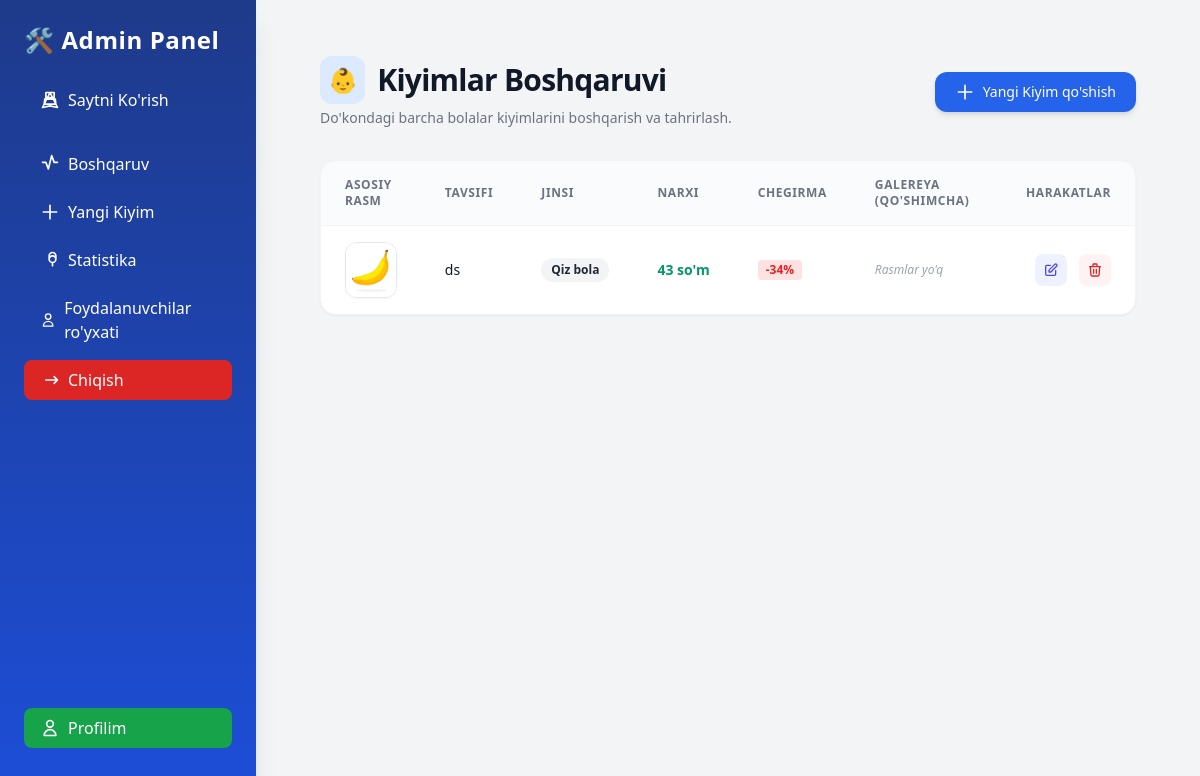
Page /admin-panel/ (signed in) on the committed database.
### base/models.py (models this page shows, shortened)
class Main_Kiyim(models.Model):
    YOSH_CHOICES = [
        ('1', '1 oylik'),
        ('2', '2 oylik'),
        ('3', '3 oylik'),
        ('4', '4 oylik'),
        ('5', '5 oylik'),
        ('6', '6 oylik'),
        ('7', '7 oylik'),
        ('8', '8 oylik'),
        ('9', '9 oylik'),
        ('9', '9 oylik'),
        ('10', '10 oylik'),             # ✅ Qo‘shildi
        ('11', '11 oylik'),             # ✅ Qo‘shildi
        ('12', '12 oylik'),             # ✅ Qo‘shildi
        ('13', '1 yosh'),               # ✅
        ('14', '2 yosh'),               # ✅
        ('15', '3 yosh'),
        ('16', '4 yosh'),
    ]
    yoshi = models.CharField(
        max_length=2,
        choices=YOSH_CHOICES,
        blank=True,
        null=True,
        verbose_name="Bolalar yoshi"
    )
    GENDER_CHOICES = [
        ('qiz', 'Qiz bola'),
        ('ogil', 'O‘g‘il bola'),
    ]
    jinsi = models.CharField(
        max_length=5,
        choices=GENDER_CHOICES,
        default='qiz',
        verbose_name="Jinsi",
        help_text="Qiz bola yoki o‘g‘il bola uchun"
    )
    BALAND_CHOICES = [
    ('40', '40 sm'),
    ('45', '45 sm'),
    ('50', '50 sm'),
    ('55', '55 sm'),
    ('60', '60 sm'),
    ('65', '65 sm'),
    ('70', '70 sm'),
]
    KG_CHOICES = [
    ('2', '2 kg'),
    ('2.5', '2.5 kg'),
    ('3', '3 kg'),
    ('3.5', '3.5 kg'),
    ('4', '4 kg'),
    ('4.5', '4.5 kg'),
    ('5', '5 kg'),
    ]
    pre_balandligi = models.CharField("PRE balandligi", max_length=50,     choices=BALAND_CHOICES, blank=True, null=True)
    pre_kilogrami = models.CharField("PRE kilogrami", max_length=50, choices=KG_CHOICES,    blank=True, null=True)
    nb_balandligi = models.CharField("NB balandligi", max_length=50, choices=BALAND_CHOICES,    blank=True, null=True)
    nb_kilogrami = models.CharField("NB kilogrami", max_length=50, choices=KG_CHOICES,  blank=True, null=True)
    m3_balandligi = models.CharField("3M balandligi", max_length=50, choices=BALAND_CHOICES,    blank=True, null=True)
    m3_kilogrami = models.CharField("3M kilogrami", max_length=50, choices=KG_CHOICES,  blank=True, null=True)
    m6_balandligi = models.CharField("6M balandligi", max_length=50, choices=BALAND_CHOICES,    blank=True, null=True)
    m6_kilogrami = models.CharField("6M kilogrami", max_length=50, choices=KG_CHOICES,  blank=True, null=True)
    m9_balandligi = models.CharField("9M balandligi", max_length=50, choices=BALAND_CHOICES,    blank=True, null=True)
    m9_kilogrami = models.CharField("9M kilogrami", max_length=50, choices=KG_CHOICES,  blank=True, null=True)
    main_img = models.ImageField(upload_to='kiyimlar/', blank=True, null=True)
    birinchi_img = models.ImageField(upload_to='kiyimlar/', blank=True, null=True)
    ikkinchi_img = models.ImageField(upload_to='kiyimlar/', blank=True, null=True)
    uchinchi_img = models.ImageField(upload_to='kiyimlar/', blank=True, null=True)
    tortinchi_img = models.ImageField(upload_to='kiyimlar/', blank=True, null=True)
    beshinchi_img = models.ImageField(upload_to='kiyimlar/', blank=True, null=True)
    oltinchi_img = models.ImageField(upload_to='kiyimlar/', blank=True, null=True)
    tavsifi = models.CharField(max_length=100)
    narhi = models.PositiveIntegerField()
    skidkasi = models.PositiveIntegerField(
    blank=True,
    null=True,
    verbose_name="Chegirma (%)",
    help_text="Chegirma foizi, agar yo'q bo‘lsa bo‘sh qoldiring"
    )
    kiyim_haqida = models.TextField(null=True, blank=True)
    birinchi_xususiyati = models.CharField(max_length=50, null=True, blank=True)
    ikkinchi_xususiyati = models.CharField(max_length=50, null=True, blank=True)
    uchunchi_xususiyati = models.CharField(max_length=50, null=True, blank=True)
    tortinchi_xususiyati = models.CharField(max_length=50, null=True, blank=True)
    beshinchi_xususiyati = models.CharField(max_length=50, null=True, blank=True)
    oltinchi_xususiyati = models.CharField(max_length=50, null=True, blank=True)
    class Meta:
        verbose_name = "Asosiy kiyim"
        verbose_name_plural = "Asosiy kiyimlar"
        ordering = ['-id']

### controlpanel/views.py (the view)
# urls.py: path('', views.dashboard, name='dashboard'),
@login_required
def dashboard(request):
    if not request.user.is_staff:
        return redirect('home')
    kiyimlar = Main_Kiyim.objects.all()
    profile = Profile.objects.all()
    return render(request, 'dashboard.html', {'products': kiyimlar, 'profile': profile})

### controlpanel/templates/dashboard.html (shortened to what this page needs)
{% extends 'admin_base.html' %}
{% block content %}
<div class="max-w-7xl mx-auto px-4 sm:px-6 lg:px-8 py-6">
  <div class="flex flex-col sm:flex-row sm:items-center sm:justify-between gap-4 mb-8">
    <div>
      <h1 class="text-3xl font-black text-gray-900 tracking-tight flex items-center gap-3">
        <span class="p-2 bg-blue-100 text-blue-600 rounded-xl text-2xl">👶</span> Kiyimlar Boshqaruvi
      </h1>
      <p class="text-sm text-gray-500 mt-1">Do'kondagi barcha bolalar kiyimlarini boshqarish va tahrirlash.</p>
    </div>
    <a href="{% url 'controlpanel:product_add' %}" class="inline-flex items-center justify-center gap-2 bg-blue-600 hover:bg-blue-700 active:scale-95 text-white font-medium text-sm py-2.5 px-5 rounded-xl shadow-md hover:shadow-lg transition-all duration-200">
      <svg class="w-5 h-5" fill="none" stroke="currentColor" viewBox="0 0 24 24"><path stroke-linecap="round" stroke-linejoin="round" stroke-width="2" d="M12 4v16m8-8H4"></path></svg>
      Yangi Kiyim qo'shish
    </a>
  </div>
  <div class="bg-white rounded-2xl shadow-sm border border-gray-100 overflow-hidden">
    <div class="overflow-x-auto">
      <table class="min-w-full divide-y divide-gray-100 text-left align-middle text-sm">
        <thead class="bg-gray-50/75 text-gray-500 font-semibold uppercase tracking-wider text-xs">
          <tr>
            <th class="px-6 py-4">Asosiy Rasm</th>
            <th class="px-6 py-4">Tavsifi</th>
            <th class="px-6 py-4">Jinsi</th>
            <th class="px-6 py-4">Narxi</th>
            <th class="px-6 py-4">Chegirma</th>
            <th class="px-6 py-4">Galereya (Qo'shimcha)</th>
            <th class="px-6 py-4 text-right">Harakatlar</th>
          </tr>
        </thead>
        <tbody class="divide-y divide-gray-100 bg-white">
          {% for product in products %}
          <tr class="hover:bg-blue-50/40 transition-colors duration-150">
            <td class="px-6 py-4 whitespace-nowrap">
              {% if product.main_img %}
                <img src="{{ product.main_img.url }}" alt="main" class="w-14 h-14 object-cover rounded-xl shadow-sm border border-gray-200 hover:scale-105 transition-transform duration-200 cursor-pointer" onclick="openModal('{{ product.main_img.url }}')" title="Kattalashtirish uchun bosing" />
              {% else %}
                <div class="w-14 h-14 bg-gray-100 rounded-xl flex items-center justify-center text-gray-400 text-xs italic">Yo'q</div>
              {% endif %}
            </td>
            <td class="px-6 py-4 font-medium text-gray-900 max-w-xs truncate" title="{{ product.tavsifi }}">
              {{ product.tavsifi }}
            </td>
            <td class="px-6 py-4 whitespace-nowrap">
              <span class="inline-flex items-center px-2.5 py-1 rounded-full text-xs font-semibold bg-gray-100 text-gray-800">
                {{ product.get_jinsi_display }}
              </span>
            </td>
            <td class="px-6 py-4 whitespace-nowrap font-bold text-emerald-600">
              {{ product.narhi }} so'm
            </td>
            <td class="px-6 py-4 whitespace-nowrap">
              {% if product.skidkasi and product.skidkasi > 0 %}
                <span class="inline-flex items-center px-2 py-0.5 rounded text-xs font-bold bg-red-100 text-red-600">-{{ product.skidkasi }}%</span>
              {% else %}
                <span class="text-gray-400">-</span>
              {% endif %}
            </td>
            <td class="px-6 py-4 whitespace-nowrap">
              <div class="flex items-center gap-2">
                {% if not product.birinchi_img and not product.ikkinchi_img %}
                  <span class="text-gray-400 italic text-xs">Rasmlar yo'q</span>
                {% endif %}
              </div>
            </td>
            <td class="px-6 py-4 whitespace-nowrap text-right font-medium">
              <div class="flex items-center justify-end gap-3">
                <a href="{% url 'controlpanel:product_edit' product.pk %}" class="p-2 text-indigo-600 bg-indigo-50 hover:bg-indigo-100 rounded-lg transition-colors" title="Tahrirlash">
                  <svg class="w-4 h-4" fill="none" stroke="currentColor" viewBox="0 0 24 24"><path stroke-linecap="round" stroke-linejoin="round" stroke-width="2" d="M11 5H6a2 2 0 00-2 2v11a2 2 0 002 2h11a2 2 0 002-2v-5m-1.414-9.414a2 2 0 112.828 2.828L11.828 15H9v-2.828l8.586-8.586z"></path></svg>
                </a>
                <a href="{% url 'controlpanel:product_delete' product.pk %}" class="p-2 text-red-600 bg-red-50 hover:bg-red-100 rounded-lg transition-colors" title="O'chirish" onclick="return confirm('Haqiqatan ham bu kiyimni oʻchirmoqchimisiz?');">
                  <svg class="w-4 h-4" fill="none" stroke="currentColor" viewBox="0 0 24 24"><path stroke-linecap="round" stroke-linejoin="round" stroke-width="2" d="M19 7l-.867 12.142A2 2 0 0116.138 21H7.862a2 2 0 01-1.995-1.858L5 7m5 4v6m4-6v6m1-10V4a1 1 0 00-1-1h-4a1 1 0 00-1 1v3M4 7h16"></path></svg>
                </a>
              </div>
            </td>
          </tr>
          {% endfor %}
        </tbody>
      </table>
    </div>
  </div>
</div>
{% endblock %}

### rows in the picture
Main_Kiyim: main_img (picture), tavsifi "ds", jinsi "Qiz bola", narhi "43", skidkasi "34", birinchi_img "Rasmlar yo'q"
